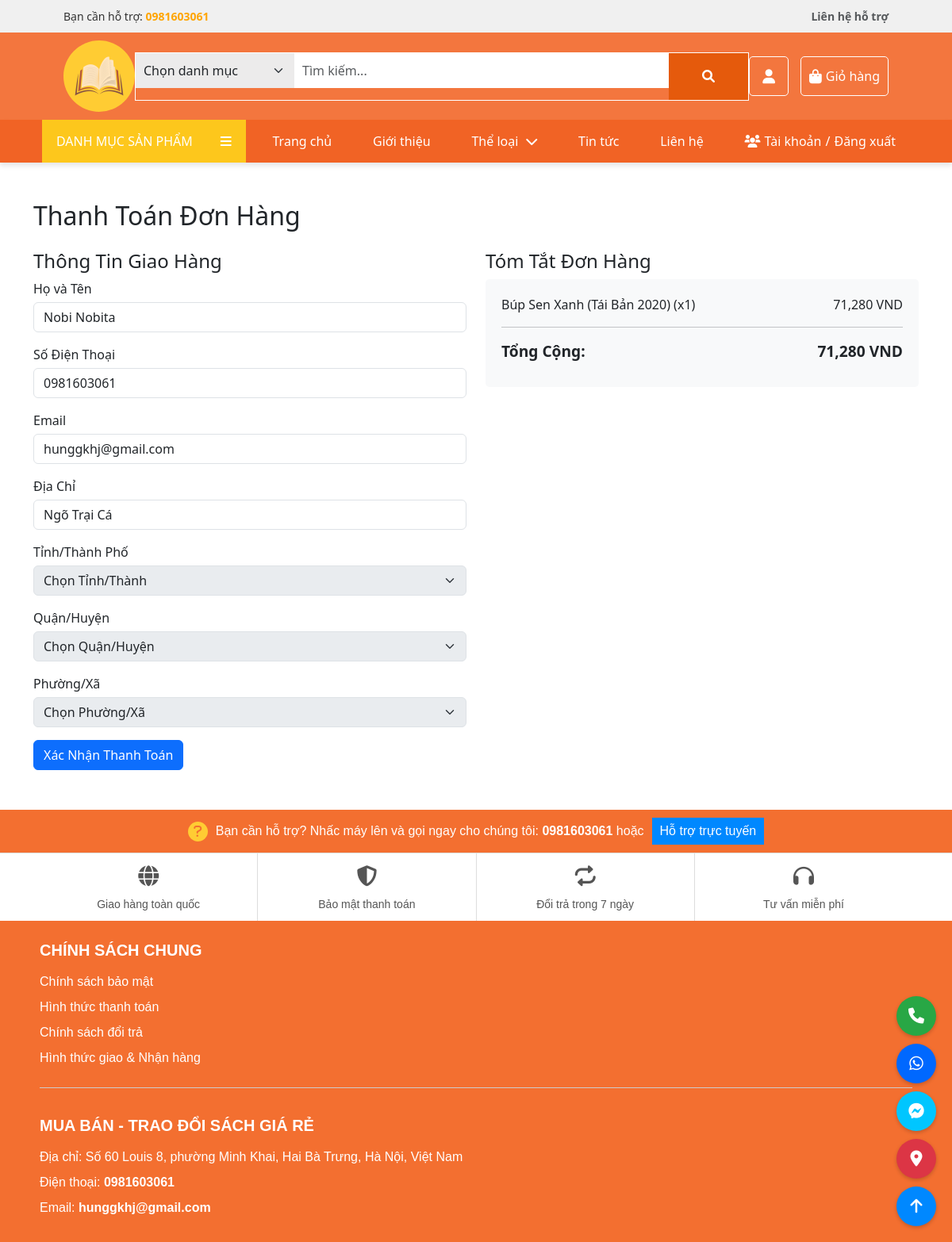
The page /checkout (signed in) on the database its author committed.
### app/models.py (models this page shows)
class User(db.Model):
    id = db.Column(db.Integer, primary_key=True)
    lastname = db.Column(db.String(50), nullable=False)
    firstname = db.Column(db.String(50), nullable=False)
    username = db.Column(db.String(50), unique=True, nullable=False)
    email = db.Column(db.String(120), unique=True, nullable=False)
    phone = db.Column(db.String(15), nullable=False)
    password = db.Column(db.String(120), nullable=False)
    is_admin = db.Column(db.Boolean, default=False)
    is_locked = db.Column(db.Boolean, default=False)
    address = db.Column(db.Text, nullable=True)
    orders = db.relationship('Order', backref='user', lazy=True)

class Order(db.Model):
    id = db.Column(db.Integer, primary_key=True)
    user_id = db.Column(db.Integer, db.ForeignKey('user.id'), nullable=False)
    product_id = db.Column(db.Integer, db.ForeignKey('product.id'), nullable=False)
    quantity = db.Column(db.Integer, nullable=False)
    total_price = db.Column(db.Float, nullable=False)
    payment_status = db.Column(db.String(20), default='Chưa thanh toán')
    delivery_status = db.Column(db.String(20), default='Chưa giao hàng')
    contact_name = db.Column(db.String(100))
    contact_phone = db.Column(db.String(15))
    contact_email = db.Column(db.String(120))
    shipping_address = db.Column(db.Text)

class Product(db.Model):
    id = db.Column(db.Integer, primary_key=True)
    name = db.Column(db.String(100), nullable=False)
    author = db.Column(db.String(100))
    price = db.Column(db.Float, nullable=False)
    discount = db.Column(db.Float, default=0.0)
    image = db.Column(db.String(100))
    description = db.Column(db.Text)
    category = db.Column(db.String(50))
    orders = db.relationship('Order', backref='product', lazy=True)

### app/routes/user.py (the view, shortened to what this page needs)
    @app.route('/checkout', methods=['GET', 'POST'])
    def checkout():
        if 'username' not in session:
            return render_template('login.html', alert_message="Vui lòng đăng nhập để thanh toán!",
                                   redirect_url=url_for('login'))
        user = User.query.filter_by(username=session['username']).first()
        if not user:
            session.pop('username', None)
            return render_template('login.html', alert_message="Phiên đăng nhập không hợp lệ! Vui lòng đăng nhập lại.",
                                   redirect_url=url_for('login'))
        orders = Order.query.filter_by(user_id=user.id, payment_status='Chưa thanh toán').all()
        total_price = sum(order.total_price for order in orders)
        return render_template('checkout.html', user=user, orders=orders, total_price=total_price)

### app/templates/checkout.html (shortened to what this page needs)
{% extends "base.html" %}
{% block extra_css %}
    <link href="https://cdn.jsdelivr.net/npm/bootstrap@5.3.0/dist/css/bootstrap.min.css" rel="stylesheet">
{% endblock %}
{% block content %}
<div class="container mt-5">
    <h2 class="mb-4">Thanh Toán Đơn Hàng</h2>
    <div class="row">
        <div class="col-md-6">
            <h4>Thông Tin Giao Hàng</h4>
            <form method="POST" action="{{ url_for('checkout') }}">
                <div class="mb-3">
                    <label for="contact_name">Họ và Tên</label>
                    <input type="text" class="form-control" id="contact_name" name="contact_name" value="{{ user.firstname + ' ' + user.lastname }}" required>
                </div>
                <div class="mb-3">
                    <label for="contact_phone">Số Điện Thoại</label>
                    <input type="text" class="form-control" id="contact_phone" name="contact_phone" value="{{ user.phone }}" required>
                </div>
                <div class="mb-3">
                    <label for="contact_email">Email</label>
                    <input type="email" class="form-control" id="contact_email" name="contact_email" value="{{ user.email }}" required>
                </div>
                <div class="mb-3">
                    <label for="shipping_address">Địa Chỉ</label>
                    <input type="text" class="form-control" id="shipping_address" name="shipping_address" value="{{ user.address.split(',')[0] if user.address else '' }}" placeholder="Số nhà, đường" required>
                </div>
                <div class="mb-3">
                    <label for="city">Tỉnh/Thành Phố</label>
                    <select class="form-select" id="city" name="city" required disabled>
                        <option value="" disabled selected>Chọn Tỉnh/Thành</option>
                    </select>
                </div>
                <div class="mb-3">
                    <label for="district">Quận/Huyện</label>
                    <select class="form-select" id="district" name="district" required disabled>
                        <option value="" disabled selected>Chọn Quận/Huyện</option>
                    </select>
                </div>
                <div class="mb-3">
                    <label for="ward">Phường/Xã</label>
                    <select class="form-select" id="ward" name="ward" required disabled>
                        <option value="" disabled selected>Chọn Phường/Xã</option>
                    </select>
                </div>
                <button type="submit" class="btn btn-primary">Xác Nhận Thanh Toán</button>
            </form>
        </div>
        <div class="col-md-6">
            <h4>Tóm Tắt Đơn Hàng</h4>
            <div class="order-summary">
                {% for order in orders %}
                <div class="order-item">
                    <span>{{ order.product.name }} (x{{ order.quantity }})</span>
                    <span>{{ '{:,.0f}'.format(order.total_price) }} VND</span>
                </div>
                {% endfor %}
                <hr>
                <div class="order-item total-price">
                    <span>Tổng Cộng:</span>
                    <span>{{ '{:,.0f}'.format(total_price) }} VND</span>
                </div>
            </div>
        </div>
    </div>
</div>
{% endblock %}

### app/static/css/base.css (style rules this page uses)
* { margin: 0; padding: 0; box-sizing: border-box; }
body { font-family: Arial, sans-serif; }

### app/templates/checkout.html (style rules this page uses)
.order-summary { background-color: #f8f9fa; padding: 20px; border-radius: 5px; }
.order-item { display: flex; justify-content: space-between; margin-bottom: 10px; }
.total-price { font-weight: bold; font-size: 1.2rem; }
label { margin-bottom: 5px; font-weight: 500; }
.form-control, .form-select { margin-bottom: 15px; }

### rows shown on the page
User: contact_name "Nobi Nobita", contact_phone "0981603061", contact_email "hunggkhj@gmail.com", shipping_address "Ngõ Trại Cá"
Order: product.name "Búp Sen Xanh (Tái Bản 2020)", quantity "1", total_price "71,280"

### other values the page prints
{{ '{:,.0f}'.format(total_price) }} "71,280"
